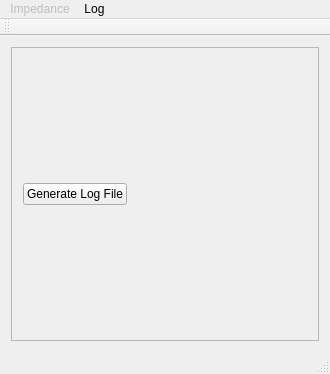
<?xml version="1.0" encoding="UTF-8"?>
<ui version="4.0">
 <class>MainWindow</class>
 <widget class="QMainWindow" name="MainWindow">
  <property name="geometry">
   <rect>
    <x>0</x>
    <y>0</y>
    <width>330</width>
    <height>374</height>
   </rect>
  </property>
  <property name="windowTitle">
   <string>MainWindow</string>
  </property>
  <widget class="QWidget" name="centralWidget">
   <layout class="QHBoxLayout" name="horizontalLayout">
    <item>
     <widget class="QScrollArea" name="scrollArea">
      <property name="widgetResizable">
       <bool>true</bool>
      </property>
      <widget class="QWidget" name="scrollAreaWidgetContents">
       <property name="geometry">
        <rect>
         <x>0</x>
         <y>0</y>
         <width>316</width>
         <height>311</height>
        </rect>
       </property>
       <layout class="QVBoxLayout" name="verticalLayout">
        <item>
         <widget class="QPushButton" name="pushButton">
          <property name="sizePolicy">
           <sizepolicy hsizetype="Fixed" vsizetype="Fixed">
            <horstretch>0</horstretch>
            <verstretch>0</verstretch>
           </sizepolicy>
          </property>
          <property name="text">
           <string>Generate Log File</string>
          </property>
         </widget>
        </item>
       </layout>
      </widget>
     </widget>
    </item>
   </layout>
  </widget>
  <widget class="QMenuBar" name="menuBar">
   <property name="geometry">
    <rect>
     <x>0</x>
     <y>0</y>
     <width>330</width>
     <height>17</height>
    </rect>
   </property>
   <widget class="QMenu" name="menuLog">
    <property name="title">
     <string>Log</string>
    </property>
   </widget>
   <widget class="QMenu" name="menuImpedance">
    <property name="enabled">
     <bool>false</bool>
    </property>
    <property name="title">
     <string>Impedance</string>
    </property>
   </widget>
   <addaction name="menuImpedance"/>
   <addaction name="menuLog"/>
  </widget>
  <widget class="QToolBar" name="mainToolBar">
   <attribute name="toolBarArea">
    <enum>TopToolBarArea</enum>
   </attribute>
   <attribute name="toolBarBreak">
    <bool>false</bool>
   </attribute>
  </widget>
  <widget class="QStatusBar" name="statusBar"/>
 </widget>
 <layoutdefault spacing="6" margin="11"/>
 <resources/>
 <connections/>
</ui>
